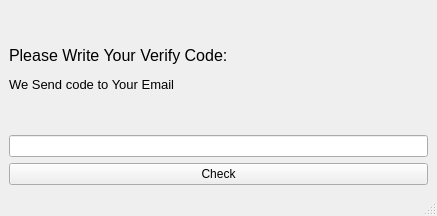
<?xml version="1.0" encoding="UTF-8"?>
<ui version="4.0">
 <class>Verifycheck</class>
 <widget class="QMainWindow" name="Verifycheck">
  <property name="geometry">
   <rect>
    <x>0</x>
    <y>0</y>
    <width>437</width>
    <height>216</height>
   </rect>
  </property>
  <property name="windowTitle">
   <string>MainWindow</string>
  </property>
  <widget class="QWidget" name="centralwidget">
   <layout class="QVBoxLayout" name="verticalLayout">
    <item>
     <widget class="QLabel" name="label">
      <property name="font">
       <font>
        <pointsize>12</pointsize>
       </font>
      </property>
      <property name="text">
       <string>&lt;html&gt;&lt;head/&gt;&lt;body&gt;&lt;p&gt;&lt;span style=&quot; font-size:12pt;&quot;&gt;Please Write Your Verify Code:&lt;/span&gt;&lt;/p&gt;&lt;p&gt;&lt;span style=&quot; font-size:10pt;&quot;&gt;We Send code to Your Email&lt;/span&gt;&lt;/p&gt;&lt;/body&gt;&lt;/html&gt;</string>
      </property>
     </widget>
    </item>
    <item>
     <widget class="QLineEdit" name="verify_check"/>
    </item>
    <item>
     <widget class="QPushButton" name="verifycheck_btn">
      <property name="text">
       <string>Check</string>
      </property>
     </widget>
    </item>
   </layout>
  </widget>
  <widget class="QMenuBar" name="menubar">
   <property name="geometry">
    <rect>
     <x>0</x>
     <y>0</y>
     <width>437</width>
     <height>26</height>
    </rect>
   </property>
  </widget>
  <widget class="QStatusBar" name="statusbar"/>
 </widget>
 <resources/>
 <connections/>
</ui>
